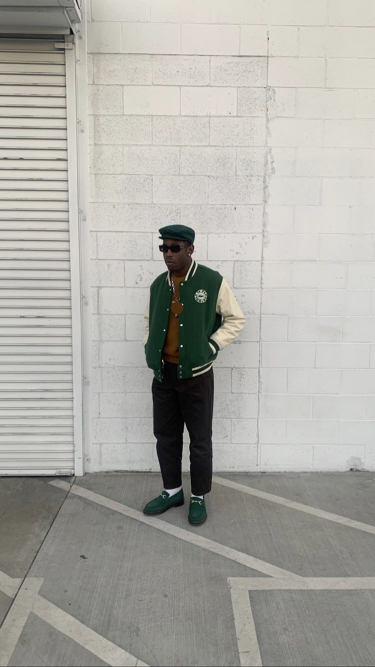
#> input picture Go_for_it/nemtion-opencv-2/tyler.png, 750 x 1334 px (shown at 1/2 size)
$ python plot_hog.py   (older library calls are emulated)
#> lines starting #> are read from the running program, lines starting #| are printed output that depends on the picture
import matplotlib.pyplot as plt
from skimage.feature import hog
from skimage import data, exposure

image = plt.imread('tyler.png')
#> image is the input picture: shape (1334, 750, 4) float32; mean R, G, B, A 0.67, 0.664, 0.642, 1

fd, hog_image = hog(image, orientations=8, pixels_per_cell=(16,16),
        cells_per_block=(1,1), visualize=True, multichannel=True)
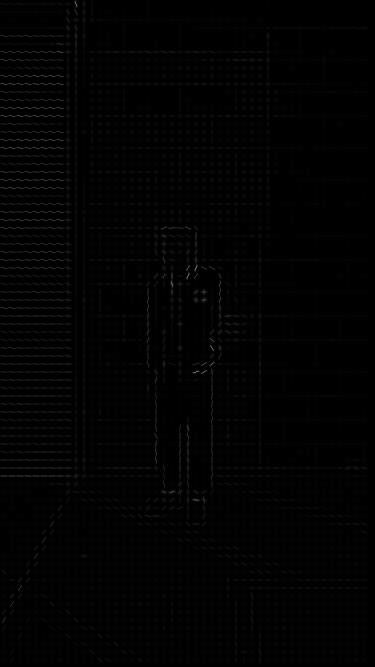
#> hog_image: shape (1334, 750) float32 (shown at 1/2 size); min 0, max 0.238, mean 0.00189; drawn with min black and max white

flag, (ax1, ax2) = plt.subplots(1, 2, figsize=(8, 4), sharex=True, sharey=True)
ax1.axis('off')
ax1.imshow(image, cmap=plt.cm.gray)
ax1.set_title('Input Image')

hog_img_rescaled = exposure.rescale_intensity(hog_image, in_range=(0, 10))

ax2.axis('off')
ax2.imshow(hog_img_rescaled, cmap=plt.cm.gray)
ax2.set_title('Final Result')
plt.show()
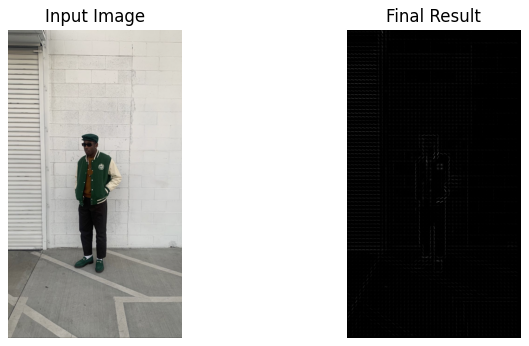
#> figure drawn by matplotlib, 2 panels

$ run again, with Go_for_it/nemtion-opencv-2/crew.jpg saved as Go_for_it/nemtion-opencv-2/tyler.png
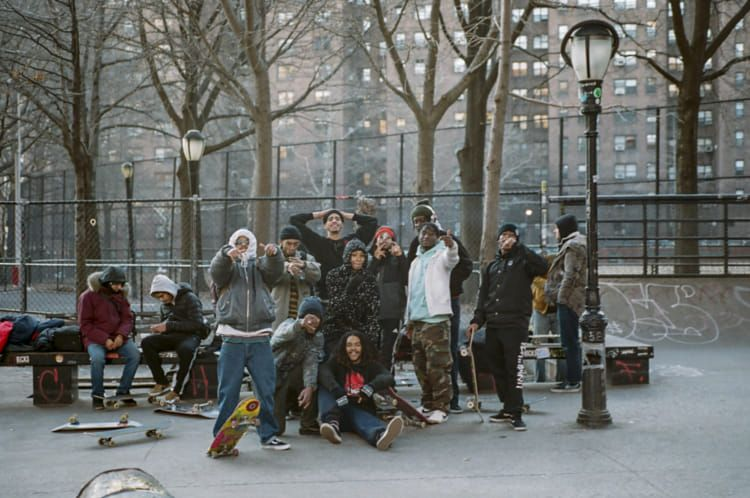
#> input picture Go_for_it/nemtion-opencv-2/crew.jpg, 750 x 498 px
#> image is the input picture: shape (498, 750, 3) float32; mean R, G, B 0.416, 0.424, 0.412
#> `fd, hog_image = hog(image, orientations=8, pixels_per_cell=(16,16), ce..`:
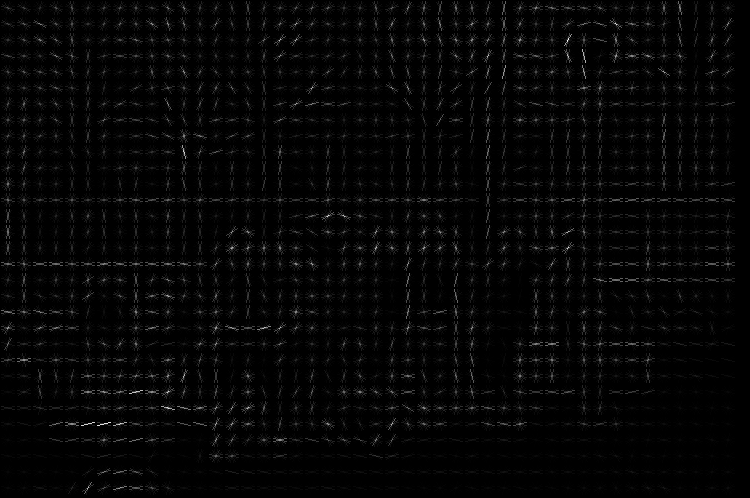
#> hog_image: shape (498, 750) float32; min 0, max 0.199, mean 0.00461; drawn with min black and max white
#> fd = 11408 values, max 0.833 at index 9660, min 0 at index 4179, mean 0.332
#> `plt.show()`:
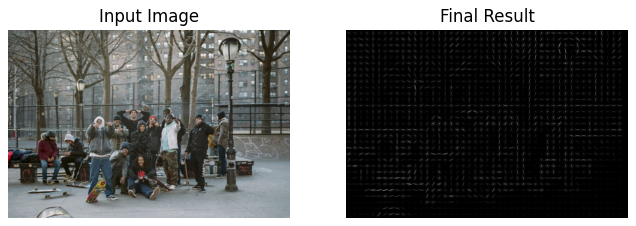
#> figure drawn by matplotlib, 2 panels
